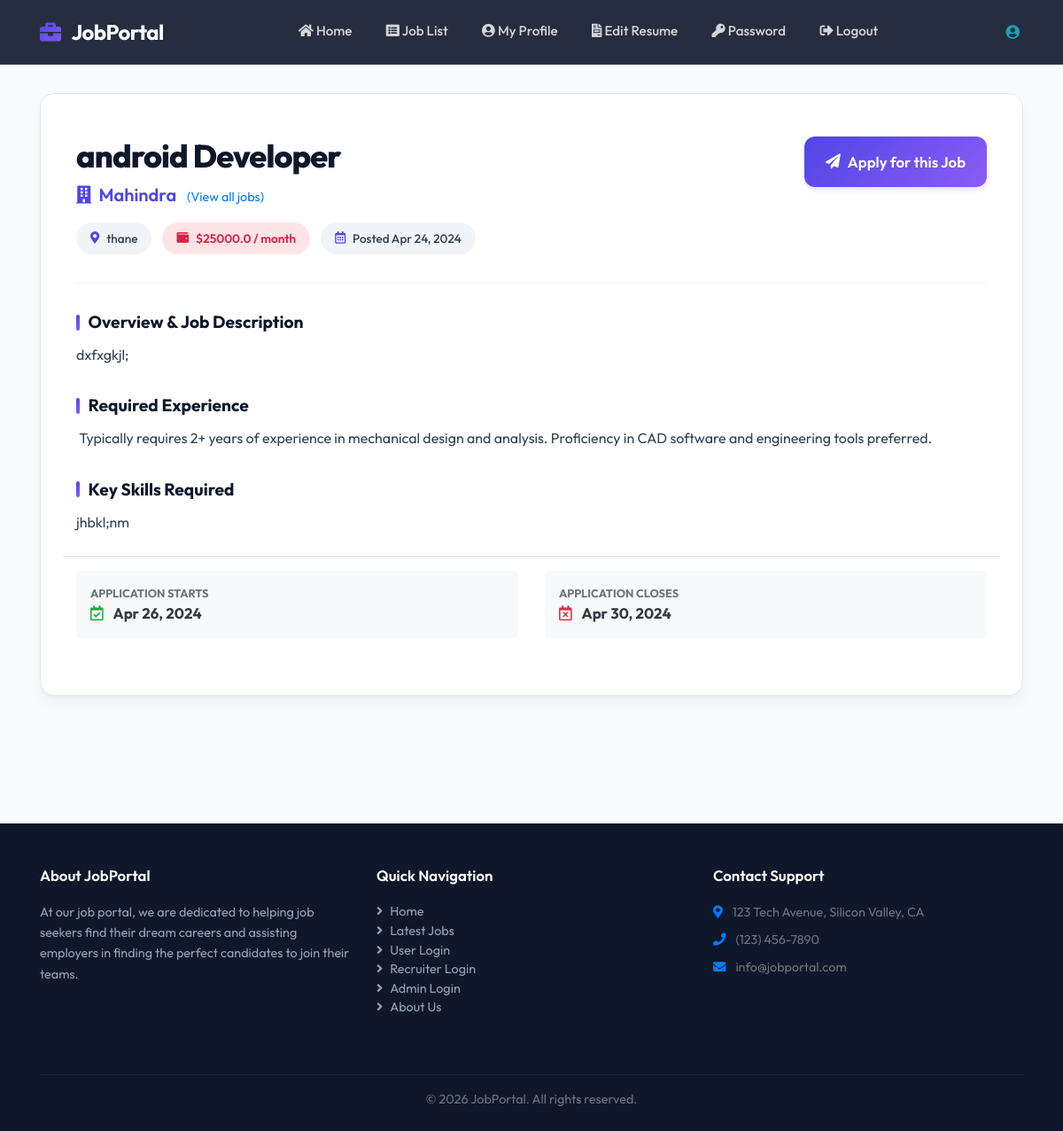
The app's page /job_detail/12 with its own data.
### jobportal/models.py (models this page shows, shortened)
class Job(models.Model):
    recruiter_user = models.ForeignKey(RecruiterUser, on_delete=models.CASCADE)
    start_date = models.DateField()
    end_date = models.DateField()
    title = models.CharField(max_length=100)
    salary = models.FloatField(max_length=20)
    image = models.FileField()
    description = models.CharField(max_length=300)
    experience = models.CharField(max_length=50)
    location = models.CharField(max_length=110)
    skills = models.CharField(max_length=110)
    creationdate = models.DateField()  # Corrected to DateField

class RecruiterUser(models.Model):
    user = models.ForeignKey(User, on_delete=models.CASCADE)
    mobile = models.CharField(max_length=15, null=True)
    image = models.FileField(null=True)
    gender = models.CharField(max_length=15, null=True)
    company = models.CharField(max_length=110, null=True)
    status = models.CharField(max_length=30, null=True)
    type = models.CharField(max_length=15, null=True)

### jobportal/views.py (the view)
# urls.py: path('job_detail/<int:pid>',job_detail,name='job_detail'),
def job_detail(request,pid):
    job =Job.objects.get(id=pid)
    d = {'job':job}
    return render(request,'job_detail.html',d)

### jobportal/templates/job_detail.html (shortened to what this page needs)
{% extends 'base.html' %}
{% load static %}
{% block body %}
    {% include 'user_navigation.html' %}
    <div class="container animate-fade-in">
        <div class="job-detail-card">
            <div class="job-detail-header">
                <div class="job-detail-title-section">
                    <h1 class="job-detail-title">{{ job.title }}</h1>
                    <div class="job-detail-company">
                        <i class="fas fa-building mr-1"></i> {{ job.recruiter_user.company }}
                        <a href="{% url 'user_latestjob' %}" class="ml-2 font-weight-normal" style="font-size: 0.9rem;">(View all jobs)</a>
                    </div>
                    <div class="job-badges-row">
                        <div class="job-badge-pill">
                            <i class="fas fa-map-marker-alt"></i> {{ job.location }}
                        </div>
                        <div class="job-badge-pill" style="color: #e11d48; background-color: #ffe4e6; font-weight: 600;">
                            <i class="fas fa-wallet" style="color: #e11d48;"></i> ${{ job.salary }} / month
                        </div>
                        <div class="job-badge-pill">
                            <i class="far fa-calendar-alt"></i> Posted {{ job.creationdate|date:"M d, Y" }}
                        </div>
                    </div>
                </div>
                <div class="mt-3 mt-lg-0">
                    <a href="{% url 'apply_job' job.id %}" class="btn-premium px-4 py-3" style="border-radius: 12px; font-size: 1.05rem;">
                        <i class="fas fa-paper-plane mr-2"></i> Apply for this Job
                    </a>
                </div>
            </div>
            <div class="job-detail-content">
                <h4>Overview & Job Description</h4>
                <p>{{ job.description }}</p>
                <h4>Required Experience</h4>
                <p>{{ job.experience }}</p>
                <h4>Key Skills Required</h4>
                <p>{{ job.skills }}</p>
                <div class="row mt-4 pt-3 border-top">
                    <div class="col-md-6">
                        <div class="p-3 bg-light rounded mb-3">
                            <div class="text-muted font-weight-bold" style="font-size: 0.8rem; text-transform: uppercase;">Application Starts</div>
                            <div class="font-weight-bold text-dark" style="font-size: 1.05rem;"><i class="far fa-calendar-check mr-2 text-success"></i> {{ job.start_date|date:"M d, Y" }}</div>
                        </div>
                    </div>
                    <div class="col-md-6">
                        <div class="p-3 bg-light rounded mb-3">
                            <div class="text-muted font-weight-bold" style="font-size: 0.8rem; text-transform: uppercase;">Application Closes</div>
                            <div class="font-weight-bold text-dark" style="font-size: 1.05rem;"><i class="far fa-calendar-times mr-2 text-danger"></i> {{ job.end_date|date:"M d, Y" }}</div>
                        </div>
                    </div>
                </div>
            </div>
        </div>
    </div>
{% endblock %}

### jobportal/templates/base.html (style rules this page uses)
:root { --primary: #4f46e5; --primary-hover: #4338ca; --secondary: #0f172a; --background: #f8fafc; --card-bg: rgba(255, 255, 255, 0.95); --text-main: #334155; --text-muted: #64748b; --accent-grad: linear-gradient(135deg, #4f46e5, #8b5cf6); --danger-grad: linear-gradient(135deg, #ef4444, #f43f5e); --success-grad: linear-gradient(135deg, #10b981, #059669); --border-radius: 16px; --shadow-sm: 0 1px 3px rgba(0,0,0,0.05); --shadow-md: 0 4px 6px -1px rgba(0,0,0,0.05), 0 2px 4px -1px rgba(0,0,0,0.03); --shadow-lg: 0 10px 15px -3px rgba(0,0,0,0.05), 0 4px 6px -2px rgba(0,0,0,0.03); --shadow-premium: 0 20px 25px -5px rgba(99, 102, 241, 0.1), 0 10px 10px -5px rgba(99, 102, 241, 0.04); }
body { font-family: 'Outfit', sans-serif; background-color: var(--background); color: var(--text-main); min-height: 100vh; display: flex; flex-direction: column; margin: 0; padding: 0; }
.btn-premium { background: var(--accent-grad); border: none; color: #ffffff; font-weight: 600; font-size: 0.95rem; padding: 0.75rem 1.5rem; border-radius: 10px; transition: all 0.2s ease; box-shadow: 0 4px 6px -1px rgba(99, 102, 241, 0.2); display: inline-flex; align-items: center; justify-content: center; }
.animate-fade-in { animation: fadeInUp 0.5s ease forwards; }

### jobportal/templates/job_detail.html (style rules this page uses)
.job-detail-card { background: #ffffff; border-radius: var(--border-radius); border: 1px solid #e2e8f0; box-shadow: var(--shadow-lg); padding: 3rem 2.5rem; margin-top: 2rem; margin-bottom: 3rem; }
.job-detail-header { border-bottom: 1px solid #f1f5f9; padding-bottom: 2rem; margin-bottom: 2rem; display: flex; justify-content: space-between; align-items: flex-start; flex-wrap: wrap; }
.job-detail-title-section { flex-grow: 1; margin-right: 1.5rem; }
.job-detail-title { font-size: 2.25rem; font-weight: 800; color: var(--secondary); letter-spacing: -0.025em; margin-bottom: 0.5rem; }
.job-detail-company { font-size: 1.25rem; color: var(--primary); font-weight: 600; margin-bottom: 1rem; }
.job-badges-row { display: flex; flex-wrap: wrap; gap: 0.75rem; margin-top: 1rem; }
.job-badge-pill { background-color: #f1f5f9; color: var(--text-main); font-weight: 500; padding: 0.5rem 1rem; border-radius: 50px; font-size: 0.85rem; display: inline-flex; align-items: center; }
.job-badge-pill i { margin-right: 0.5rem; color: var(--primary); }
.job-detail-content h4 { font-weight: 700; font-size: 1.2rem; color: var(--secondary); margin-top: 2rem; margin-bottom: 0.75rem; display: flex; align-items: center; }
.job-detail-content h4::before { content: ''; display: inline-block; width: 4px; height: 18px; background: var(--accent-grad); border-radius: 2px; margin-right: 0.6rem; }
.job-detail-content p, .job-detail-content pre { color: var(--text-main); font-size: 1rem; line-height: 1.7; white-space: pre-wrap; font-family: inherit; background: transparent; border: none; padding: 0; margin-bottom: 1.5rem; }

### records on screen
Job: title "android Developer", recruiter_user.company "Mahindra", location "thane", salary "25000.0", creationdate "Apr 24, 2024", description "dxfxgkjl;", experience "Typically requires 2+ years of experience in mechanical design and analysis. Proficiency in CAD software and engineering tools preferred.", skills "jhbkl;nm", start_date "Apr 26, 2024", end_date "Apr 30, 2024"
